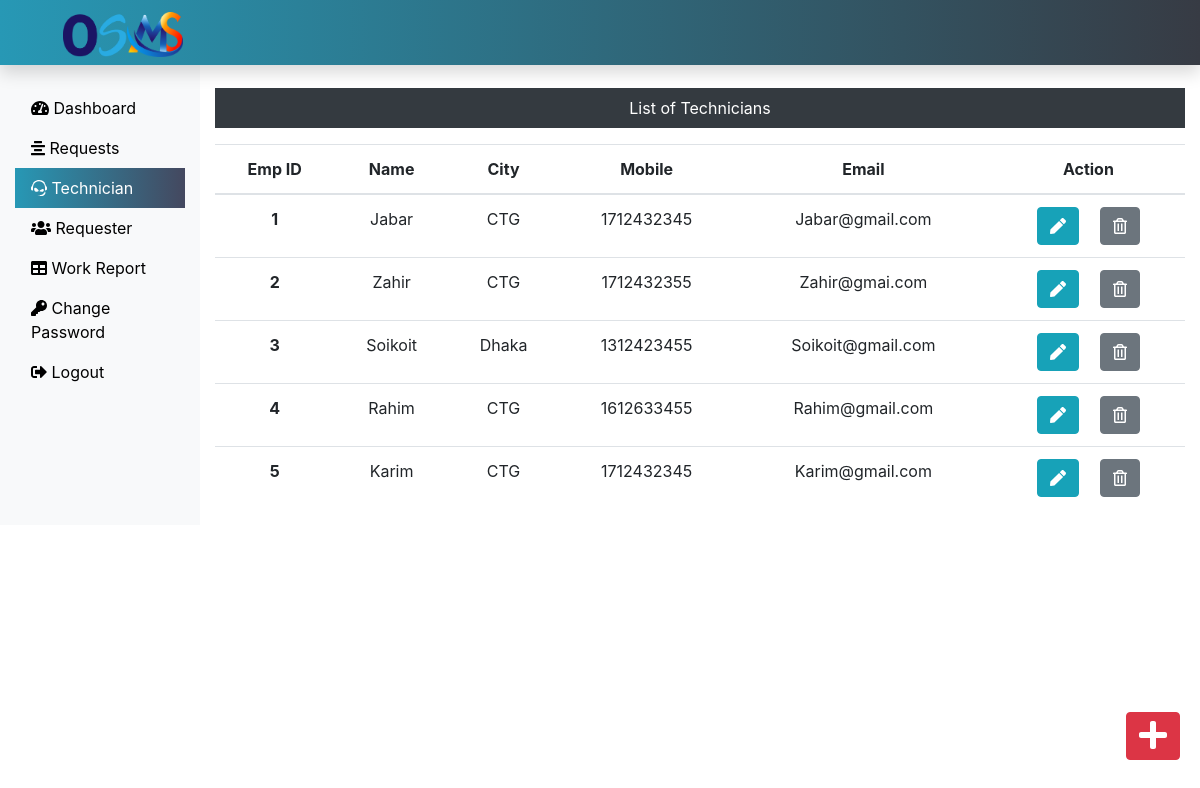
Screenshot of /Admin/technician.php (signed in) with the database file from the repository.
### tables this page shows
CREATE TABLE `technician_tb` (
  `empid` int(11) NOT NULL,
  `empName` varchar(60) NOT NULL,
  `empCity` varchar(60) NOT NULL,
  `empMobile` bigint(11) NOT NULL,
  `empEmail` varchar(60) NOT NULL
);

### Admin/technician.php (the view, shortened to what this page needs)
<?php
include('includes/header.php');
include('../dbConnection.php');
?>
<div class="col-sm-9 col-md-10 mt-5 text-center">
  <p class=" bg-dark text-white p-2">List of Technicians</p>
  <?php
    $sql = "SELECT * FROM technician_tb";
    $result = $conn->query($sql);
    if($result->num_rows > 0){
 echo '<table class="table">
  <thead>
   <tr>
    <th scope="col">Emp ID</th>
    <th scope="col">Name</th>
    <th scope="col">City</th>
    <th scope="col">Mobile</th>
    <th scope="col">Email</th>
    <th scope="col">Action</th>
   </tr>
  </thead>
  <tbody>';
  while($row = $result->fetch_assoc()){
   echo '<tr>';
    echo '<th scope="row">'.$row["empid"].'</th>';
    echo '<td>'. $row["empName"].'</td>';
    echo '<td>'.$row["empCity"].'</td>';
    echo '<td>'.$row["empMobile"].'</td>';
    echo '<td>'.$row["empEmail"].'</td>';
    echo '<td><form action="editemp.php" method="POST" class="d-inline"> <input type="hidden" name="id" value='. $row["empid"] .'><button type="submit" class="btn btn-info mr-3" name="view" value="View"><i class="fas fa-pen"></i></button></form>  <form action="" method="POST" class="d-inline"><input type="hidden" name="id" value='. $row["empid"] .'><button type="submit" class="btn btn-secondary" name="delete" value="Delete"><i class="far fa-trash-alt"></i></button></form></td>
   </tr>';
  }
 echo '</tbody>
 </table>';
} else {
  echo "0 Result";
}
?>
</div>
</div>
<div><a class="btn btn-danger box" href="insertemp.php"><i class="fas fa-plus fa-2x"></i></a>
</div>
</div>
<?php
include('includes/footer.php');
?>

### css/custom.css (style rules this page uses)
a { color: black; }
.box { position: fixed; bottom: 10px; right: 20px; margin-bottom: 30px; }

### rows the page displays
technician_tb: empid "1", empName "Jabar", empCity "CTG", empMobile "1712432345", empEmail "Jabar@gmail.com"
technician_tb: empid "2", empName "Zahir", empCity "CTG", empMobile "1712432355", empEmail "Zahir@gmai.com"
technician_tb: empid "3", empName "Soikoit", empCity "Dhaka", empMobile "1312423455", empEmail "Soikoit@gmail.com"
technician_tb: empid "4", empName "Rahim", empCity "CTG", empMobile "1612633455", empEmail "Rahim@gmail.com"
technician_tb: empid "5", empName "Karim", empCity "CTG", empMobile "1712432345", empEmail "Karim@gmail.com"
